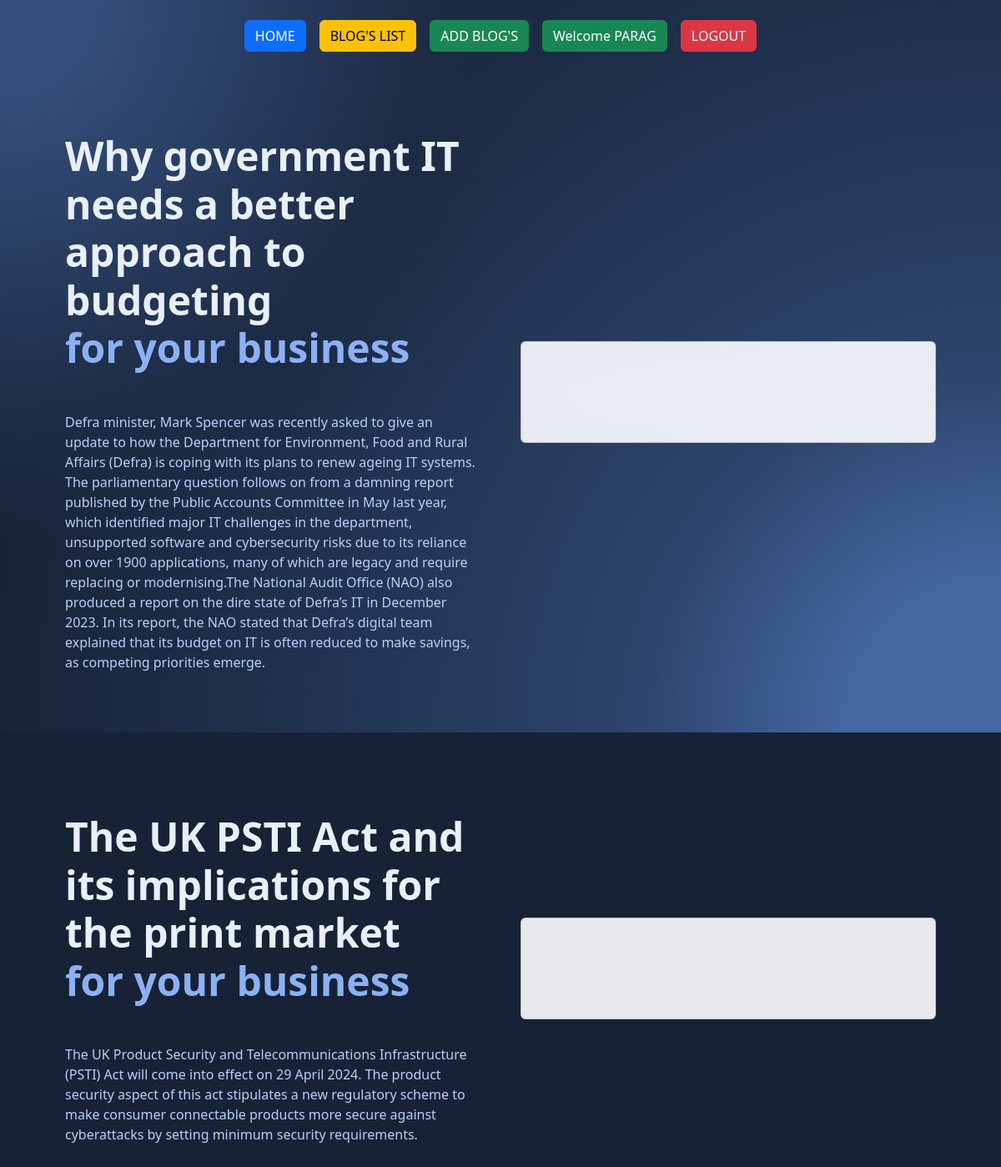
Screenshot of /blogs.php (signed in) with the database file from the repository.
### tables this page shows
CREATE TABLE `blog` (
  `id` int(11) NOT NULL,
  `title` varchar(255) NOT NULL,
  `description` text NOT NULL,
  `image` varchar(255) NOT NULL
);

### blogs.php (the view, shortened to what this page needs)
<?php
include('head.php');
?>
<section class="background-radial-gradient overflow-hidden">
<div class="container mt-4">
<ul class="nav justify-content-center">
<a class="btn btn-primary mx-2" href="blogs.php">HOME</a>
  <a class="btn btn-warning mx-2" href="blogslist.php">BLOG'S LIST</a>
  <a class="btn btn-success mx-2" href="add_blogs.php">ADD BLOG'S</a>
  <a class="btn btn-success mx-2">Welcome <?php echo $_SESSION['name']; ?></a>
  <a class="btn btn-danger mx-2" href="logout.php">LOGOUT</a>
</ul>
</div>
  <?php
  $sql = "SELECT * FROM blog";
  $result = mysqli_query($con,$sql) or die("Query Failed");
  if(mysqli_num_rows($result)>0){
    while($row =mysqli_fetch_assoc($result)){
  ?>
  <div class="container px-4  px-md-5 text-center text-lg-start my-5">
    <div class="row gx-lg-5 align-items-center mb-5">
      <div class="col-lg-6 mb-5 mb-lg-0" style="z-index: 10">
        <h1 class="my-5 display-5 fw-bold ls-tight" style="color: hsl(218, 81%, 95%)">
          <?php echo $row['title']; ?> <br />
          <span style="color: hsl(218, 81%, 75%)">for your business</span>
        </h1>
        <p class="mb-4 opacity-70" style="color: hsl(218, 81%, 85%)">
        <?php echo $row['description']; ?>
        </p>
      </div>
      <div class="col-lg-6 mb-5 mb-lg-0 position-relative">
        <div class="card bg-glass">
          <div class="card-body px-4 py-5 px-md-5">
          </div>
        </div>
      </div>
    </div>
  </div>
</section>
<?php } }?>

### blogs.php (style rules this page uses)
body { background-color: hsl(218, 41%, 15%); }
.background-radial-gradient { height:100%; background-color: hsl(218, 41%, 15%); background-image: radial-gradient(650px circle at 0% 0%, hsl(218, 41%, 35%) 15%, hsl(218, 41%, 30%) 35%, hsl(218, 41%, 20%) 75%, hsl(218, 41%, 19%) 80%, transparent 100%), radial-gradient(1250px circle at 100% 100%, hsl(218, 41%, 45%) 15%, hsl(218, 41%, 30%) 35%, hsl(218, 41%, 20%) 75%, hsl(218, 41%, 19%) 80%, transparent 100%); }
.bg-glass { background-color: hsla(0, 0%, 100%, 0.9) !important; backdrop-filter: saturate(200%) blur(25px); }

### rows the page displays
blog: title "Why government IT needs a better approach to budgeting", description "Defra minister, Mark Spencer was recently asked to give an update to how the Department for Environment, Food and Rural Affairs (Defra) is coping with its plans to renew ageing IT systems. The parliamentary question follows on from a damning report published by the Public Accounts Committee in May last year, which identified major IT challenges in the department, unsupported software and cybersecurity risks due to its reliance on over 1900 applications, many of which are legacy and require replacing or modernising.The National Audit Office (NAO) also produced a report on the dire state of Defra’s IT in December 2023. In its report, the NAO stated that Defra’s digital team explained that its…"
blog: title "The UK PSTI Act and its implications for the print market", description "The UK Product Security and Telecommunications Infrastructure (PSTI) Act will come into effect on 29 April 2024. The product security aspect of this act stipulates a new regulatory scheme to make consumer connectable products more secure against cyberattacks by setting minimum security requirements."

### other values shown
$_SESSION['name'] "PARAG"
